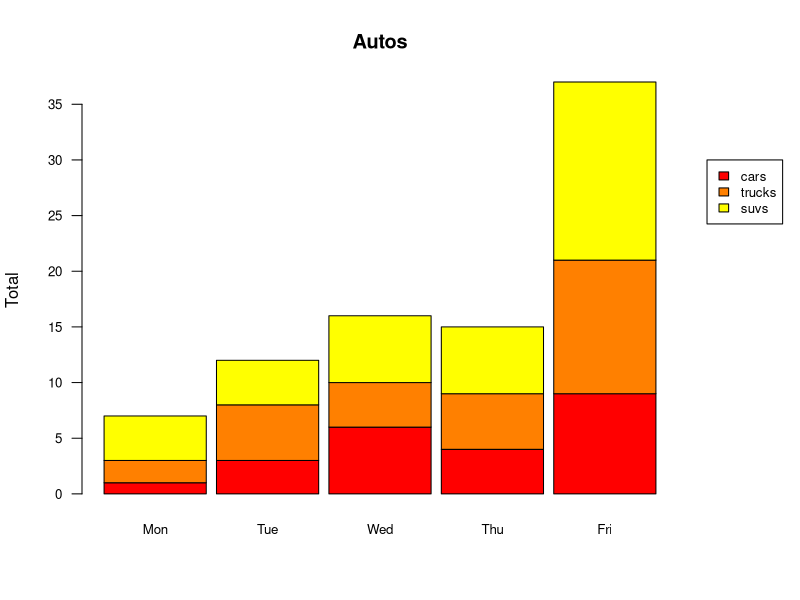

R code for this plot:
# Read values from tab-delimited autos.dat
autos_data <- read.table("autos.dat", header=T, sep="\t") 

# Expand right side of clipping rect to make room for the legend
par(xpd=T, mar=par()$mar+c(0,0,0,4))

# Graph autos (transposing the matrix) using heat colors,  
# put 10% of the space between each bar, and make labels  
# smaller with horizontal y-axis labels
barplot(t(autos_data), main="Autos", ylab="Total", 
   col=heat.colors(3), space=0.1, cex.axis=0.8, las=1,
   names.arg=c("Mon","Tue","Wed","Thu","Fri"), cex=0.8) 
   
# Place the legend at (6,30) using heat colors
legend(6, 30, names(autos_data), cex=0.8, fill=heat.colors(3));
   
# Restore default clipping rect
par(mar=c(5, 4, 4, 2) + 0.1)